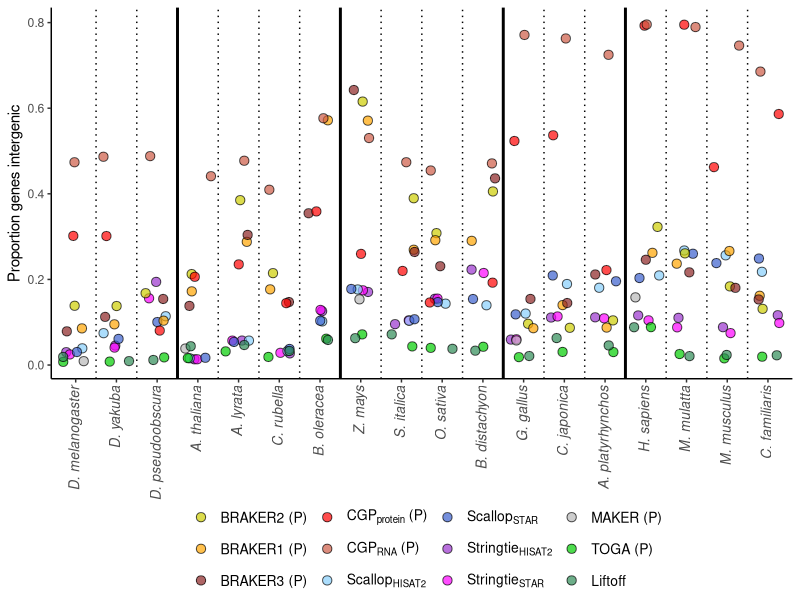
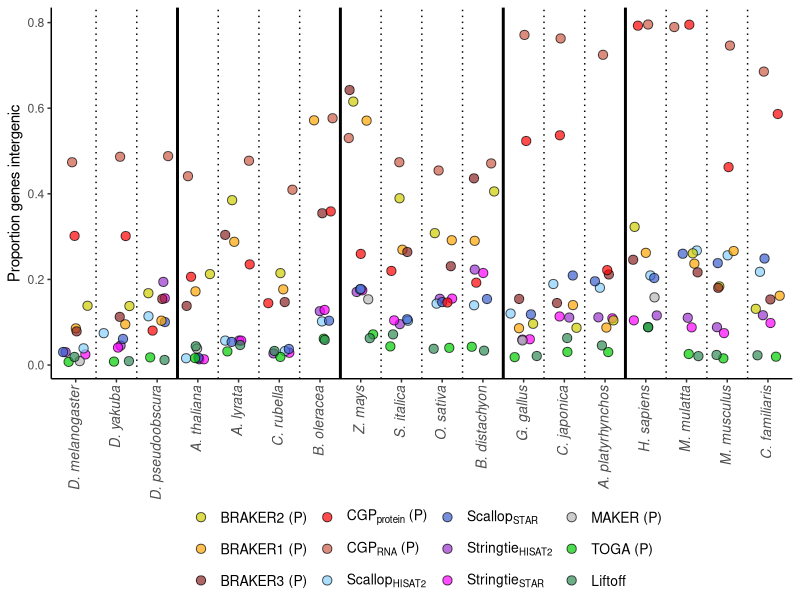

These charts were generated, in order, by the following R code:
## ---- chunk 1
currentdir=getwd()
setwd(currentdir)
library(tidyverse)
## ---- chunk 2
annotations <-read_csv("../../data/Table_S3.csv")
annotations <- annotations %>% filter(!method %in% c("BrkProt-unfilt","BrkProt-fullsupport","BrkRNA-unfilt",
                                                     "BrkRNA-fullsupport","CGPdenovo","TSEBRA","MakerNoRnaNoEvm",
                                                     "MakerRnaEvm","MakerNoRnaEvm")) 

methodlabels<-c("BRAKER2 (P)","BRAKER1 (P)","BRAKER3 (P)",expression(paste(CGP[protein]," (P)")),expression(paste(CGP[RNA]," (P)")),expression(Scallop[HISAT2]),expression(Scallop[STAR]),expression(Stringtie[HISAT2]),expression(Stringtie[STAR]),"MAKER (P)","TOGA (P)","Liftoff")

annotations$method <- factor(annotations$method,levels=c("BrkProt","BrkRNA","Braker3","CGPprotein","CGPrnaseq",
                                           "ScalHisat","ScalStar","StrHisat","StrStar","MakerRnaNoEvm","TOGA","liftoff"))

annotations <- annotations %>% mutate(species = str_replace(species, "dmelanogaster", "D. melanogaster")) %>%
     mutate(species = str_replace(species, "dpseudoobscura", "D. pseudoobscura")) %>%  
     mutate(species = str_replace(species, "dyakuba", "D. yakuba")) %>%
     mutate(species = str_replace(species, "alyrata", "A. lyrata")) %>%
     mutate(species = str_replace(species, "athaliana", "A. thaliana")) %>%
     mutate(species = str_replace(species, "boleracea", "B. oleracea")) %>%
     mutate(species = str_replace(species, "crubella", "C. rubella")) %>%
     mutate(species = str_replace(species, "osativa", "O. sativa")) %>%
     mutate(species = str_replace(species, "sitalica", "S. italica")) %>%
     mutate(species = str_replace(species, "bdistachyon", "B. distachyon")) %>%
     mutate(species = str_replace(species, "zmays", "Z. mays")) %>%
     mutate(species = str_replace(species, "bmori", "B. mori")) %>%
     mutate(species = str_replace(species, "herato", "H. erato")) %>%
     mutate(species = str_replace(species, "dplexippus", "D. plexippus")) %>%
     mutate(species = str_replace(species, "human", "H. sapiens")) %>%
     mutate(species = str_replace(species, "macaque", "M. mulatta")) %>%
     mutate(species = str_replace(species, "dog", "C. familiaris")) %>%
     mutate(species = str_replace(species, "mouse", "M. musculus")) %>%
     mutate(species = str_replace(species, "chicken", "G. gallus")) %>%
     mutate(species = str_replace(species, "quail", "C. japonica")) %>%
     mutate(species = str_replace(species, "mallard", "A. platyrhynchos"))


annotations <- annotations %>% mutate_at(vars(species),factor,levels=c("D. melanogaster",
              "D. yakuba", "D. pseudoobscura","A. thaliana", "A. lyrata","C. rubella","B. oleracea","Z. mays","S. italica","O. sativa",
               "B. distachyon", "G. gallus","C. japonica","A. platyrhynchos","H. sapiens","M. mulatta","M. musculus","C. familiaris","H. erato","D. plexippus","B. mori"))
## ---- chunk 3
intergenic_plot <- annotations %>% filter(group!="heliconines") %>% ggplot(aes(x=species,y=intergenic_genes/pcodgenes_wCDS)) + geom_point(aes(fill=method),color="black",pch=21,position = position_jitter(w = 0.33,h = 0),alpha=0.7,size=2.8) +
    scale_fill_manual(labels=methodlabels,values=c("yellow3","orange","brown4", "red","coral3", "lightskyblue", "royalblue3","darkorchid3", "magenta","gray72","green3","seagreen")) + 
theme_classic() +
theme(legend.text.align = 0) + 
theme(legend.text=element_text(size=10)) +
theme(axis.text.x=element_text(angle=90, size=10,hjust=1,vjust=0.32,face="italic")) + 
ylab("Proportion genes intergenic") +
xlab("") + 
geom_vline(xintercept=1.5,linetype="dotted",size=0.5) +
geom_vline(xintercept=2.5,linetype="dotted",size=0.5)+
geom_vline(xintercept=3.5,linetype="solid",size=1) +
geom_vline(xintercept=4.5,linetype="dotted",size=0.5) +
geom_vline(xintercept=5.5,linetype="dotted",size=0.5) +
geom_vline(xintercept=6.5,linetype="dotted",size=0.5) +
geom_vline(xintercept=7.5,linetype="solid",size=1)+
geom_vline(xintercept=8.5,linetype="dotted",size=0.5) +
geom_vline(xintercept=9.5,linetype="dotted",size=0.5) +
geom_vline(xintercept=10.5,linetype="dotted",size=0.5) +
geom_vline(xintercept=11.5,linetype="solid",size=1)+
geom_vline(xintercept=12.5,linetype="dotted",size=0.5) +
geom_vline(xintercept=13.5,linetype="dotted",size=0.5) +
geom_vline(xintercept=14.5,linetype="solid",size=1) +
geom_vline(xintercept=15.5,linetype="dotted",size=0.5) +
geom_vline(xintercept=16.5,linetype="dotted",size=0.5) +
geom_vline(xintercept=17.5,linetype="dotted",size=0.5) +
guides(fill = guide_legend(title = "")) +
theme(legend.position="bottom") +
theme(legend.margin=margin(-22, 0, 0, 0))

print(intergenic_plot)
ggsave(intergenic_plot,file="Figure3.pdf",width=8,height=5.5)
